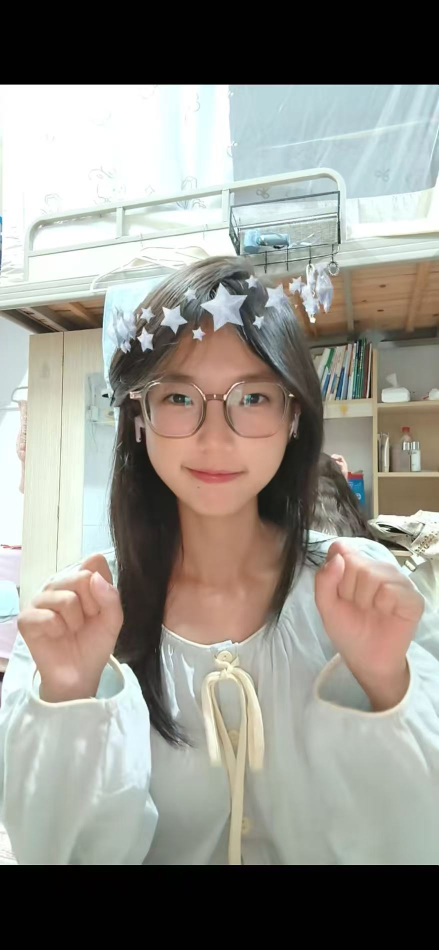
#> input picture assets_src/mengzhi.jpg, 878 x 1900 px (shown at 1/2 size)
$ python make_sprites.py
#> lines starting #> are read from the running program, lines starting #| are printed output that depends on the picture
# -*- coding: utf-8 -*-
"""程序化手绘像素素材：4 张食物 tile + 梦芝 Q 版立绘 + 梦芝照片像素化版本。
输出统一 NEAREST 放大、透明背景的 PNG 到 ../src/assets/。
"""
import os
from PIL import Image, ImageDraw, ImageFilter

HERE = os.path.dirname(os.path.abspath(__file__))
OUT = os.path.normpath(os.path.join(HERE, "..", "src", "assets"))
os.makedirs(OUT, exist_ok=True)

TILE = 32      # 食物逻辑像素
FOOD_SCALE = 3  # 导出 96x96
PORTRAIT_W, PORTRAIT_H = 48, 64
PORTRAIT_SCALE = 3   # 导出 144x192


def new(w, h):
    return Image.new("RGBA", (w, h), (0, 0, 0, 0))


def px(d, x, y, c):
    d.point((x, y), fill=c)


def rect(d, x0, y0, x1, y1, c):
    d.rectangle([x0, y0, x1, y1], fill=c)


def ell(d, x0, y0, x1, y1, c, outline=None, width=1):
    d.ellipse([x0, y0, x1, y1], fill=c, outline=outline, width=width)


def line(d, pts, c, w=1):
    d.line(pts, fill=c, width=w)


def poly(d, pts, c, outline=None):
    d.polygon(pts, fill=c, outline=outline)


def save(img, scale, name):
    big = img.resize((img.width * scale, img.height * scale), Image.NEAREST)
    path = os.path.join(OUT, name)
    big.save(path)
    print("saved", name, big.size)


# ---------- 0 鸡腿饭（KPRO 现烤鸡腿肉饭：白碗+烤鸡腿排+溏心蛋+紫米饭+青菜+圣女果） ----------
def draw_jitui():
    im = new(TILE, TILE); d = ImageDraw.Draw(im)
#> after `im = new(TILE, TILE)`: im: PIL image 32x32 RGBA; every value is 0
    BOWL = (232, 236, 240, 255); BOWL_D = (196, 204, 214, 255); RIM = (250, 252, 253, 255)
    # 碗体（上宽下窄）
    poly(d, [(3, 12), (29, 12), (26, 28), (6, 28)], BOWL)
    poly(d, [(3, 12), (29, 12), (28, 15), (4, 15)], RIM)
    # 碗内底阴影
    rect(d, 5, 14, 27, 24, (216, 222, 230, 255))
    # 紫米饭（右上）
    ell(d, 17, 12, 28, 21, (86, 52, 78, 255))
    for (x, y) in [(19,14),(22,13),(25,15),(20,17),(24,18),(27,16),(22,19)]:
        px(d, x, y, (120, 74, 104, 255))
    px(d, 23, 14, (150, 96, 128, 255))
    # 青菜（左下）
    ell(d, 5, 19, 13, 25, (46, 122, 58, 255))
    ell(d, 8, 18, 15, 24, (70, 158, 74, 255))
    line(d, [(6,23),(12,21)], (30, 92, 46, 255), 1)
    # 圣女果（左中）
    ell(d, 4, 15, 8, 19, (222, 62, 50, 255))
    px(d, 5, 16, (255, 130, 110, 255))
    # 笋片（左下浅黄）
    poly(d, [(6, 24), (10, 22), (12, 25), (8, 27)], (222, 206, 156, 255))
    # 溏心蛋（上中偏左，两半）
    ell(d, 9, 9, 16, 15, (250, 246, 232, 255))
    ell(d, 11, 10, 15, 14, (242, 158, 44, 255))
    ell(d, 17, 9, 23, 15, (250, 246, 232, 255))
    ell(d, 18, 10, 22, 14, (242, 158, 44, 255))
    # 烤鸡腿排（中间主体，斜切三片）
    CH = (176, 92, 40, 255); CH_L = (214, 132, 60, 255); CH_D = (128, 60, 28, 255); EDGE = (238, 206, 150, 255)
    poly(d, [(9, 16), (24, 15), (26, 18), (11, 20)], CH)
    poly(d, [(10, 19), (25, 18), (26, 22), (11, 24)], CH_L)
    poly(d, [(11, 23), (24, 22), (23, 26), (12, 27)], CH)
    # 烤纹
    line(d, [(12,17),(22,16)], CH_D, 1)
    line(d, [(13,20),(24,19)], CH_D, 1)
    line(d, [(13,24),(22,23)], CH_D, 1)
    # 边缘高光（皮下脂肪）
    line(d, [(11,20),(11,23)], EDGE, 1)
    line(d, [(24,18),(24,22)], EDGE, 1)
    # 碗沿高光
    line(d, [(5,13),(27,13)], (255,255,255,180), 1)
    rect(d, 6, 27, 26, 28, BOWL_D)
#| saved food_jitui.png (96, 96)
    return im


# ---------- 1 塔斯汀中国汉堡（现烤堡胚+生菜+鸡排+芝麻） ----------
def draw_burger():
    im = new(TILE, TILE); d = ImageDraw.Draw(im)
    # 阴影
    ell(d, 4, 26, 28, 30, (0, 0, 0, 40))
    BUN = (222, 158, 78, 255); BUN_L = (244, 196, 112, 255); BUN_D = (176, 112, 52, 255)
    # 上堡胚（圆顶）
    ell(d, 4, 7, 28, 19, BUN)
    # 顶部高光
    ell(d, 7, 9, 24, 15, BUN_L)
    # 芝麻
    for (x, y) in [(10,11),(14,9),(18,12),(22,10),(13,14),(20,15),(25,13)]:
        ell(d, x, y, x+1, y+1, (255, 244, 214, 255))
    # 底部边缘
    rect(d, 4, 16, 28, 17, BUN_D)
    # 生菜（波浪绿）
    LET = (94, 168, 62, 255); LET_D = (58, 120, 46, 255)
    poly(d, [(3, 17), (6, 19), (9, 17), (12, 20), (16, 17), (20, 20), (24, 17), (28, 19), (29, 22), (3, 22)], LET)
    for x in [5, 9, 13, 17, 21, 25]:
        px(d, x, 19, LET_D)
    # 鸡排/肉饼（棕）
    poly(d, [(4, 21), (28, 21), (27, 25), (5, 25)], (150, 78, 40, 255))
    line(d, [(6,22),(26,22)], (186, 108, 56, 255), 1)
    line(d, [(7,24),(25,24)], (110, 54, 30, 255), 1)
    # 番茄/酱
    rect(d, 5, 23, 27, 24, (206, 62, 44, 255))
#> call 2 of save, with scale = 3, name = 'food_burger.png'
#> in save (call 2), `big = img.resize((img.width * scale, img.height * scale), Image.NEAREST)`:
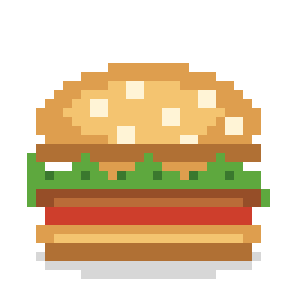
#> big: PIL image 96x96 RGBA (shown 3 times larger); mean R, G, B, A 95.7, 72.3, 38.5, 127.3; transparent parts drawn white
#| saved food_burger.png (96, 96)
    # 下堡胚
    poly(d, [(4, 25), (28, 25), (27, 28), (5, 28)], BUN)
    rect(d, 5, 27, 27, 28, BUN_D)
    line(d, [(6,26),(26,26)], BUN_L, 1)
    return im


# ---------- 2 煲仔仔（广荣发煲仔饭：砂锅+米饭+腊味+蛋+葱花） ----------
def draw_baozai():
    im = new(TILE, TILE); d = ImageDraw.Draw(im)
    POT = (176, 104, 60, 255); POT_L = (208, 138, 82, 255); POT_D = (128, 70, 40, 255)
    # 双耳
    rect(d, 1, 14, 5, 17, POT_D); rect(d, 27, 14, 31, 17, POT_D)
    rect(d, 2, 14, 4, 16, POT_L); rect(d, 28, 14, 30, 16, POT_L)
    # 锅体
    poly(d, [(4, 12), (28, 12), (26, 28), (6, 28)], POT)
    poly(d, [(4, 12), (28, 12), (27, 15), (5, 15)], POT_L)
    line(d, [(7, 16),(25, 16)], POT_D, 1)
    # 锅口内（米饭）
    ell(d, 6, 10, 26, 20, (240, 232, 210, 255))
    # 米饭颗粒
    for (x, y) in [(8,12),(11,11),(14,13),(18,11),(22,12),(24,14),(10,16),(15,17),(20,16),(23,18)]:
        px(d, x, y, (255, 250, 236, 255))
    # 腊味/腊肠（红棕圆片）
    for (cx, cy) in [(11, 14), (16, 13), (20, 15)]:
        ell(d, cx-2, cy-2, cx+2, cy+2, (150, 56, 44, 255))
        ell(d, cx-1, cy-1, cx+1, cy+1, (196, 92, 66, 255))
    # 溏心蛋（中间偏右，白+黄）
    ell(d, 15, 15, 23, 21, (250, 246, 232, 255))
    ell(d, 17, 16, 21, 20, (244, 170, 52, 255))
    # 青菜
    ell(d, 7, 17, 11, 20, (60, 138, 60, 255))
    # 葱花
    for (x, y) in [(9,19),(13,18),(22,18),(24,12),(12,12),(19,12),(8,15),(25,16)]:
        px(d, x, y, (86, 168, 72, 255))
#> call 3 of save, with scale = 3, name = 'food_baozai.png'
#> in save (call 3), `big = img.resize((img.width * scale, img.height * scale), Image.NEAREST)`:
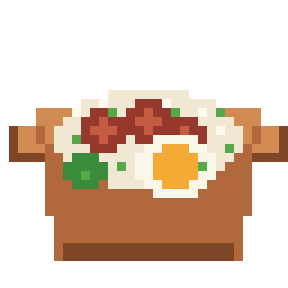
#> big: PIL image 96x96 RGBA (shown 3 times larger); mean R, G, B, A 82, 60.6, 43.4, 111.2; transparent parts drawn white
#| saved food_baozai.png (96, 96)
    # 蒸汽
    line(d, [(13, 5),(12, 3),(14, 1)], (255, 255, 255, 150), 1)
    line(d, [(20, 6),(21, 4),(19, 2)], (255, 255, 255, 130), 1)
    # 锅底阴影
    rect(d, 7, 27, 25, 28, POT_D)
    return im


# ---------- 3 福鼎肉片（酸辣汤：白肉片+红椒+香菜+清汤） ----------
def draw_fuding():
    im = new(TILE, TILE); d = ImageDraw.Draw(im)
    BOWL = (236, 240, 244, 255); BOWL_D = (198, 208, 218, 255)
    poly(d, [(3, 12), (29, 12), (26, 28), (6, 28)], BOWL)
    poly(d, [(3, 12), (29, 12), (28, 15), (4, 15)], (252, 253, 255, 255))
    # 汤（红亮酸辣汤，和鸡腿饭的浅色系拉开区分）
    ell(d, 5, 13, 27, 24, (184, 82, 54, 255))
    ell(d, 6, 14, 26, 23, (206, 106, 70, 255))
    # 汤面红油光
    line(d, [(8,16),(14,15)], (240, 150, 100, 255), 1)
    line(d, [(19,20),(24,19)], (240, 150, 100, 255), 1)
    line(d, [(10,21),(15,21)], (228, 128, 86, 255), 1)
    # 肉片（灰白不规则薄片，在红汤上更醒目）
    MEAT = (246, 234, 220, 255); MEAT_D = (216, 196, 176, 255)
    poly(d, [(7, 16), (12, 15), (14, 18), (11, 20), (7, 19)], MEAT)
    poly(d, [(15, 17), (20, 16), (22, 19), (19, 21), (15, 20)], MEAT)
    poly(d, [(10, 21), (14, 20), (16, 23), (12, 24)], MEAT)
    line(d, [(8,17),(13,17)], MEAT_D, 1)
    line(d, [(16,18),(21,18)], MEAT_D, 1)
    # 红椒丝/辣油
    for (x, y) in [(9,15),(13,22),(21,16),(24,21),(17,22),(12,14)]:
        rect(d, x, y, x+2, y+1, (214, 66, 46, 255))
    # 香菜/葱花
    for (x, y) in [(6,18),(15,15),(23,18),(19,23),(26,16),(9,22)]:
        px(d, x, y, (74, 154, 66, 255))
#> call 4 of save, with scale = 3, name = 'food_fuding.png'
#> in save (call 4), `big = img.resize((img.width * scale, img.height * scale), Image.NEAREST)`:
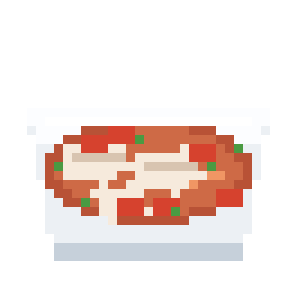
#> big: PIL image 96x96 RGBA (shown 3 times larger); mean R, G, B, A 88.2, 73.4, 68.7, 99.9; transparent parts drawn white
#| saved food_fuding.png (96, 96)
    # 碗沿
    line(d, [(5,13),(27,13)], (255,255,255,190), 1)
    rect(d, 6, 27, 26, 28, BOWL_D)
    return im


# ---------- 梦芝 Q 版像素立绘（圆眼镜+白星星发夹+浅蓝系带上衣+双拳） ----------
def draw_mengzhi_chibi():
    W, H = PORTRAIT_W, PORTRAIT_H
    im = new(W, H); d = ImageDraw.Draw(im)
#> after `im = new(W, H)`: im: PIL image 48x64 RGBA; every value is 0
    SKIN = (250, 214, 186, 255); SKIN_S = (234, 190, 162, 255)
    HAIR = (46, 40, 52, 255); HAIR_L = (74, 64, 80, 255)
    SHIRT = (206, 228, 232, 255); SHIRT_S = (168, 202, 212, 255); SHIRT_D = (140, 178, 192, 255)
    RIBBON = (246, 240, 214, 255)
    GLASS = (176, 122, 84, 255); GLASS_L = (214, 168, 120, 255)
    STAR = (252, 252, 255, 255); STAR_E = (206, 216, 226, 255)
    # 阴影
    ell(d, 8, 58, 40, 63, (0, 0, 0, 35))
    # 头发后层（长发披肩）
    poly(d, [(10, 12), (14, 8), (34, 8), (38, 12), (40, 34), (38, 50), (34, 52), (14, 52), (10, 50), (8, 34)], HAIR)
    # 身体/上衣
    poly(d, [(12, 40), (36, 40), (40, 58), (40, 62), (8, 62), (8, 58)], SHIRT)
    poly(d, [(12, 40), (36, 40), (38, 50), (10, 50)], SHIRT_S)
    # 领口
    poly(d, [(20, 40), (28, 40), (24, 45)], (250, 246, 234, 255))
    # 系带
    line(d, [(24, 44),(24, 50)], RIBBON, 2)
    line(d, [(22, 45),(21, 55)], RIBBON, 1)
    line(d, [(26, 45),(27, 55)], RIBBON, 1)
    ell(d, 23, 42, 25, 44, RIBBON)
    # 双袖/手臂举起
    poly(d, [(8, 44), (13, 42), (12, 54), (7, 55)], SHIRT)
    poly(d, [(40, 44), (35, 42), (36, 54), (41, 55)], SHIRT)
    # 双拳（举起）
    ell(d, 6, 32, 14, 40, SKIN); ell(d, 34, 32, 42, 40, SKIN)
    # 拳头分指
    line(d, [(8, 34),(8, 37)], SKIN_S, 1); line(d, [(11, 34),(11, 37)], SKIN_S, 1)
    line(d, [(36, 34),(36, 37)], SKIN_S, 1); line(d, [(39, 34),(39, 37)], SKIN_S, 1)
    ell(d, 7, 33, 9, 35, (255, 230, 210, 255))
    ell(d, 39, 33, 41, 35, (255, 230, 210, 255))
    # 脸
    ell(d, 14, 14, 34, 38, SKIN)
    # 刘海
    poly(d, [(13, 20), (16, 12), (32, 12), (35, 20), (31, 17), (28, 20), (24, 16), (20, 20), (17, 17)], HAIR)
    # 鬓角
    poly(d, [(13, 18), (15, 18), (15, 36), (12, 34)], HAIR)
    poly(d, [(35, 18), (33, 18), (33, 36), (36, 34)], HAIR)
    # 圆框眼镜
    ell(d, 17, 22, 25, 30, None, GLASS, 1)
    ell(d, 25, 22, 33, 30, None, GLASS, 1)
    line(d, [(25, 26),(25, 26)], GLASS, 1)
    line(d, [(14, 25),(17, 25)], GLASS, 1)
    line(d, [(33, 25),(36, 25)], GLASS, 1)
    # 镜框高光
    ell(d, 18, 23, 20, 24, GLASS_L)
    ell(d, 26, 23, 28, 24, GLASS_L)
    # 眼睛
    ell(d, 20, 25, 22, 27, HAIR); ell(d, 28, 25, 30, 27, HAIR)
    px(d, 20, 25, (255, 255, 255, 255)); px(d, 28, 25, (255, 255, 255, 255))
    # 眉毛
    line(d, [(19, 22),(23, 22)], HAIR_L, 1); line(d, [(27, 22),(31, 22)], HAIR_L, 1)
    # 腮红
    ell(d, 16, 30, 19, 32, (244, 172, 164, 255))
    ell(d, 31, 30, 34, 32, (244, 172, 164, 255))
    # 微笑嘴
    line(d, [(23, 32),(24, 33),(26, 33),(27, 32)], (196, 108, 104, 255), 1)
    # 白色星星发夹（额前一排）
    def star(cx, cy, r):
#> called with cx = 19, cy = 13, r = 4
        pts = []
        import math
        for i in range(10):
            ang = -math.pi/2 + i*math.pi/5
            rr = r if i % 2 == 0 else r*0.45
            pts.append((cx + rr*math.cos(ang), cy + rr*math.sin(ang)))
        poly(d, pts, STAR)
    star(19, 13, 4)
    star(27, 12, 3)
    star(33, 15, 2)
    star(15, 15, 2)
#> in save (call 5), `big = img.resize((img.width * scale, img.height * scale), Image.NEAREST)`:
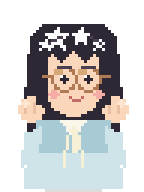
#> big: PIL image 144x192 RGBA; mean R, G, B, A 93.7, 92.8, 92, 145.9; transparent parts drawn white
#| saved mengzhi_chibi.png (144, 192)
    # 头发高光
    line(d, [(16, 14),(20, 12)], HAIR_L, 1)
    line(d, [(30, 12),(33, 14)], HAIR_L, 1)
    return im


# ---------- 梦芝照片 -> 像素化版本（裁掉上下黑边，取人物区域） ----------
def pixelize_photo():
    src = os.path.join(HERE, "mengzhi.jpg")
    im = Image.open(src).convert("RGB")
#> im is the input picture: PIL image 878x1900 RGB; mean R, G, B 146.2, 144.4, 136.8
    w, h = im.size
#> w = 878; h = 1900
    # 人物主体：裁掉上下黑边与两侧，取肩部以上
    crop = im.crop((int(w*0.10), int(h*0.14), int(w*0.90), int(h*0.62)))
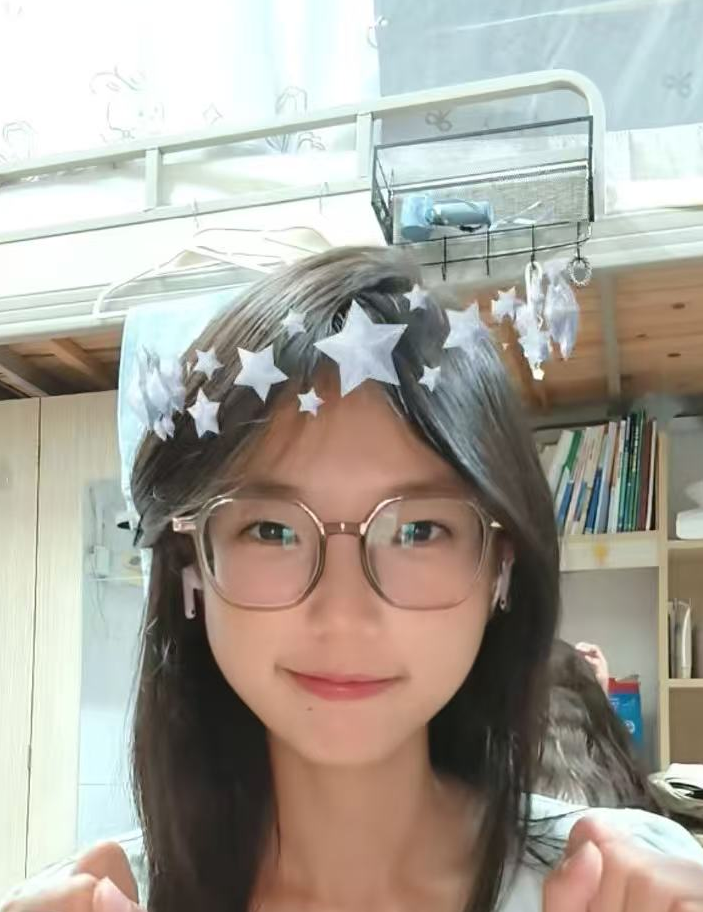
#> crop: PIL image 703x912 RGB; mean R, G, B 168, 163.2, 154
    # 缩到低分辨率再放大，形成像素块
    small = crop.resize((36, 48), Image.LANCZOS)
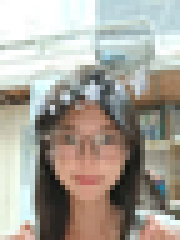
#> small: PIL image 36x48 RGB (shown 5 times larger); mean R, G, B 167.9, 163.1, 153.9
    # 轻微量化颜色，强化像素感
    q = small.quantize(colors=48, method=Image.MEDIANCUT).convert("RGBA")
    # 把近白背景去掉（透明化），保留人物
    data = q.getdata()
    out = []
    for (r, g, b, a) in data:
        if r > 238 and g > 238 and b > 238:
            out.append((0, 0, 0, 0))
        else:
            out.append((r, g, b, 255))
#> this loop made 1728 passes
#> (r, g, b) on passes 1 to 3: (252, 253, 253), (255, 255, 254), (255, 255, 255)
#> after the loop, out = 1728 items, first 6: (0, 0, 0, 0), (0, 0, 0, 0), (0, 0, 0, 0), (0, 0, 0, 0), (0, 0, 0, 0), (0, 0, 0, 0)
    q.putdata(out)
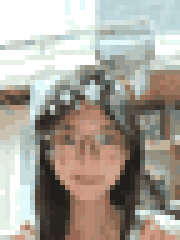
#> q: PIL image 36x48 RGBA (shown 5 times larger); mean R, G, B, A 135, 129.5, 120.6, 221.1; transparent parts drawn white
    return q


if __name__ == "__main__":
    save(draw_jitui(), FOOD_SCALE, "food_jitui.png")
    save(draw_burger(), FOOD_SCALE, "food_burger.png")
    save(draw_baozai(), FOOD_SCALE, "food_baozai.png")
    save(draw_fuding(), FOOD_SCALE, "food_fuding.png")
    save(draw_mengzhi_chibi(), PORTRAIT_SCALE, "mengzhi_chibi.png")
    photo = pixelize_photo()
    photo.resize((36*4, 48*4), Image.NEAREST).save(os.path.join(OUT, "mengzhi_photo_pixel.png"))
    print("saved mengzhi_photo_pixel.png", (36*4, 48*4))
    print("OUT =", OUT)

$ run again, with assets_src/baozai_2.jpg copied over assets_src/mengzhi.jpg
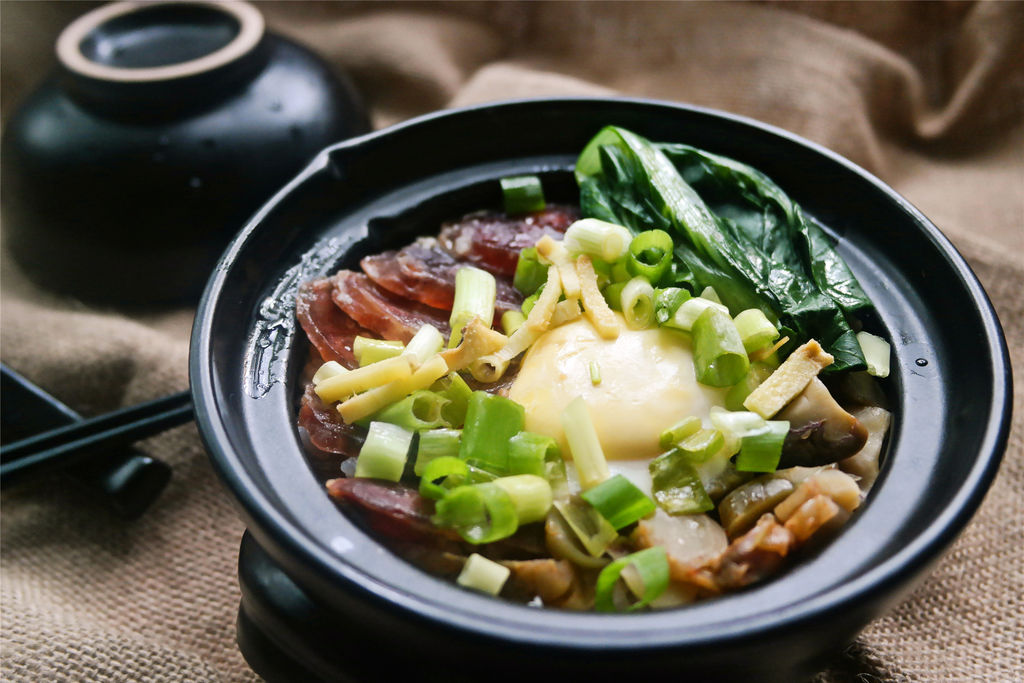
#> input picture assets_src/baozai_2.jpg, 1024 x 683 px
#| saved food_jitui.png (96, 96)
#| saved food_burger.png (96, 96)
#| saved food_baozai.png (96, 96)
#| saved food_fuding.png (96, 96)
#> big: PIL image 144x192 RGBA
#| saved mengzhi_chibi.png (144, 192)
#> in pixelize_photo, im is the input picture: PIL image 1024x683 RGB; mean R, G, B 99.9, 95.7, 77.7
#> in pixelize_photo, `crop = im.crop((int(w*0.10), int(h*0.14), int(w*0.90), int(h*0.62)))`:
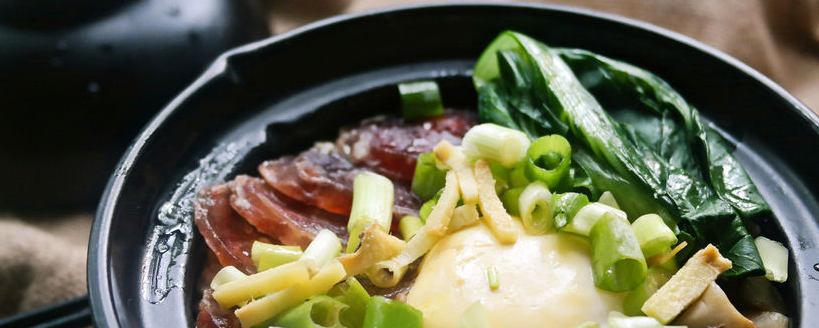
#> crop: PIL image 819x328 RGB; mean R, G, B 99.7, 99.6, 78
#> in pixelize_photo, `q = small.quantize(colors=48, method=Image.MEDIANCUT).convert("RGBA")`:
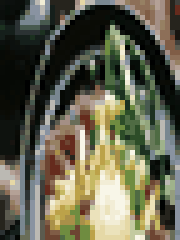
#> q: PIL image 36x48 RGBA (shown 5 times larger); mean R, G, B, A 99.9, 99.1, 79.1, 255
#> the loop in pixelize_photo, `for (r, g, b, a) in data:` made 1728 passes
#> (r, g, b) on passes 1 to 3: (14, 18, 14), (12, 16, 14), (12, 16, 14)
#> after the loop in pixelize_photo, `for (r, g, b, a) in data:`: out = 1728 items, first 6: (14, 18, 14, 255), (12, 16, 14, 255), (12, 16, 14, 255), (10, 14, 11, 255), (10, 14, 11, 255), (21, 31, 27, 255)
